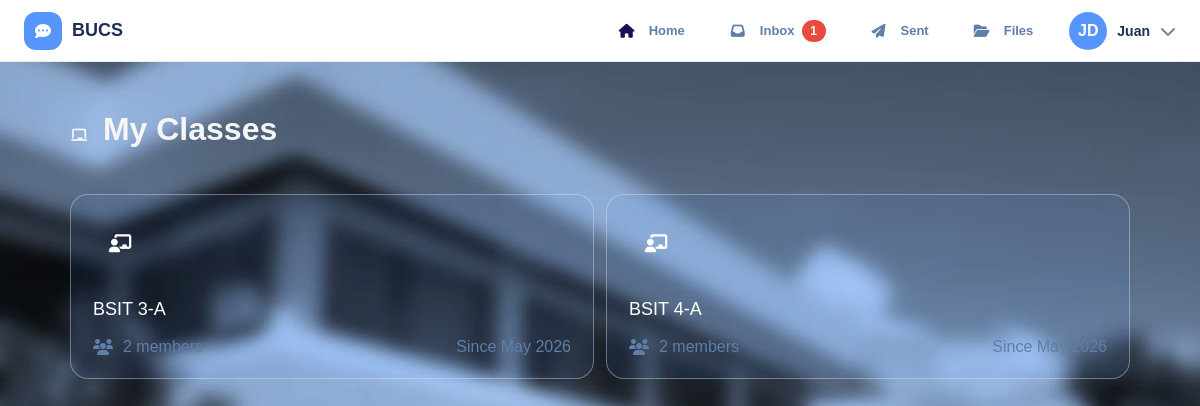
The app's page /classes.php (signed in) with its own data.
### tables this page shows
CREATE TABLE IF NOT EXISTS classes (
    class_id   INT AUTO_INCREMENT PRIMARY KEY,
    classname  VARCHAR(100) NOT NULL,
    created_at DATETIME     DEFAULT CURRENT_TIMESTAMP
);

### includes/config.php (called while the page is built, shortened)
<?php
function auth_guard() {
    return $_SESSION['user'];
}

### classes.php (the view, shortened to what this page needs)
<?php
require_once 'includes/config.php';
$me = auth_guard();
$db  = getDB();
$uid = $me['id_no'];
$classes = $db->query("
    SELECT c.*, COUNT(uc2.id_no) member_count
    FROM classes c
    JOIN user_classes uc  ON c.class_id = uc.class_id  AND uc.id_no='$uid'
    LEFT JOIN user_classes uc2 ON c.class_id = uc2.class_id
    GROUP BY c.class_id ORDER BY c.classname");
include 'includes/head.php';
include 'includes/navbar.php';
?>
<div class="page-wrap">
  <div class="page-head">
    <h1 class="page-title"><i class="fa fa-chalkboard"></i> My Classes</h1>
  </div>
  <?php if ($classes->num_rows === 0): ?>
    <div class="card">
      <div class="empty-state"><i class="fa fa-chalkboard"></i><p>You are not enrolled in any class yet.</p></div>
    </div>
  <?php else: ?>
    <div class="class-grid">
      <?php while ($cl = $classes->fetch_assoc()): ?>
        <div class="class-card">
          <div class="class-card-top">
            <div class="avatar avatar-md" style="background:var(--teal);color:#fff;margin-bottom:12px">
              <i class="fa fa-chalkboard-user"></i>
            </div>
            <div class="serif" style="font-size:18px;color:#fff"><?= htmlspecialchars($cl['classname']) ?></div>
          </div>
          <div class="class-card-body">
            <i class="fa fa-users text-muted"></i>
            <span><?= $cl['member_count'] ?> member<?= $cl['member_count'] != 1 ? 's' : '' ?></span>
            <span class="text-muted text-xs" style="margin-left:auto">
              Since <?= date('M Y', strtotime($cl['created_at'])) ?>
            </span>
          </div>
        </div>
      <?php endwhile; ?>
    </div>
  <?php endif; ?>
</div>
</body>
</html>

### css/style.css (style rules this page uses)
*, *::before, *::after { margin:0; padding:0; box-sizing:border-box; }
:root { --navy:#1f2e54; --blue:#2157ad; --blue2:#5696fc; --blue3:#8ab6ff; --light:#eef5ff; --white:#ffffff; --text:#0f1010; --muted:#5f7ea8; --border:#d7e5ff; --bg:#f4f8ff; --success:#27ae60; --error:#e74c3c; --warn:#f39c12; --radius:16px; --shadow:0 4px 20px rgba(33,87,173,.12); --shadow-lg:0 12px 36px rgba(33,87,173,.18); --nav-h:62px; }
html { scroll-behavior:smooth; }
body { font-family:'Montserrat',sans-serif; background:var(--bg) url("../assets/pictures/bucs-bg.jpg") center/cover no-repeat; color:#fff; min-height:100vh; }
h1 { display: block; font-size: 2em; margin-block-start: 0.67em; margin-block-end: 0.67em; margin-inline-start: 0px; margin-inline-end: 0px; color:#f6f6f6; }
button i.fa, .btn i.fa, .nav-link i.fa, .card-header i.fa, .page-title i.fa { display:inline-flex; align-items:center; justify-content:center; min-width:18px; min-height:18px; margin-right:6px; font-size:14px; }
.class-grid { display:grid; grid-template-columns:repeat(2,minmax(0,1fr)); gap:12px; }
.class-card { background:rgba(86,150,252,.08); border:1px solid rgba(227, 238, 255, 0.374); border-radius:18px; padding:22px; color:var(--navy); }
.class-card-top { display:flex; flex-direction:column; gap:16px; }
.class-card-body { display:flex; align-items:center; gap:10px; margin-top:18px; color:var(--muted); }
.text-muted { color:var(--muted); }
.container, .page-wrap, .card, .tbl, .user-dropdown, .modal, .modal-header, .modal-body, .modal-footer { color:var(--text); }
.avatar { display:grid; place-items:center; border-radius:16px; background:var(--light); color:var(--navy); font-weight:700; }
.avatar-md { width:54px; height:54px; font-size:18px; }
.page-wrap { max-width:1100px; margin:auto; padding:28px 20px 40px; }
.page-head { display:flex; flex-wrap:wrap; align-items:center; justify-content:space-between; gap:18px; margin-bottom:24px; }

### records on screen
classes: classname "BSIT 3-A", member_count "2", created_at "May 2026"
classes: classname "BSIT 4-A", member_count "2", created_at "May 2026"

### other values on screen
$unread "1"
substr($me['fname'], 0, 1) . substr($me['lname'], 0, 1) "JD"
$me['fname'] "Juan"
